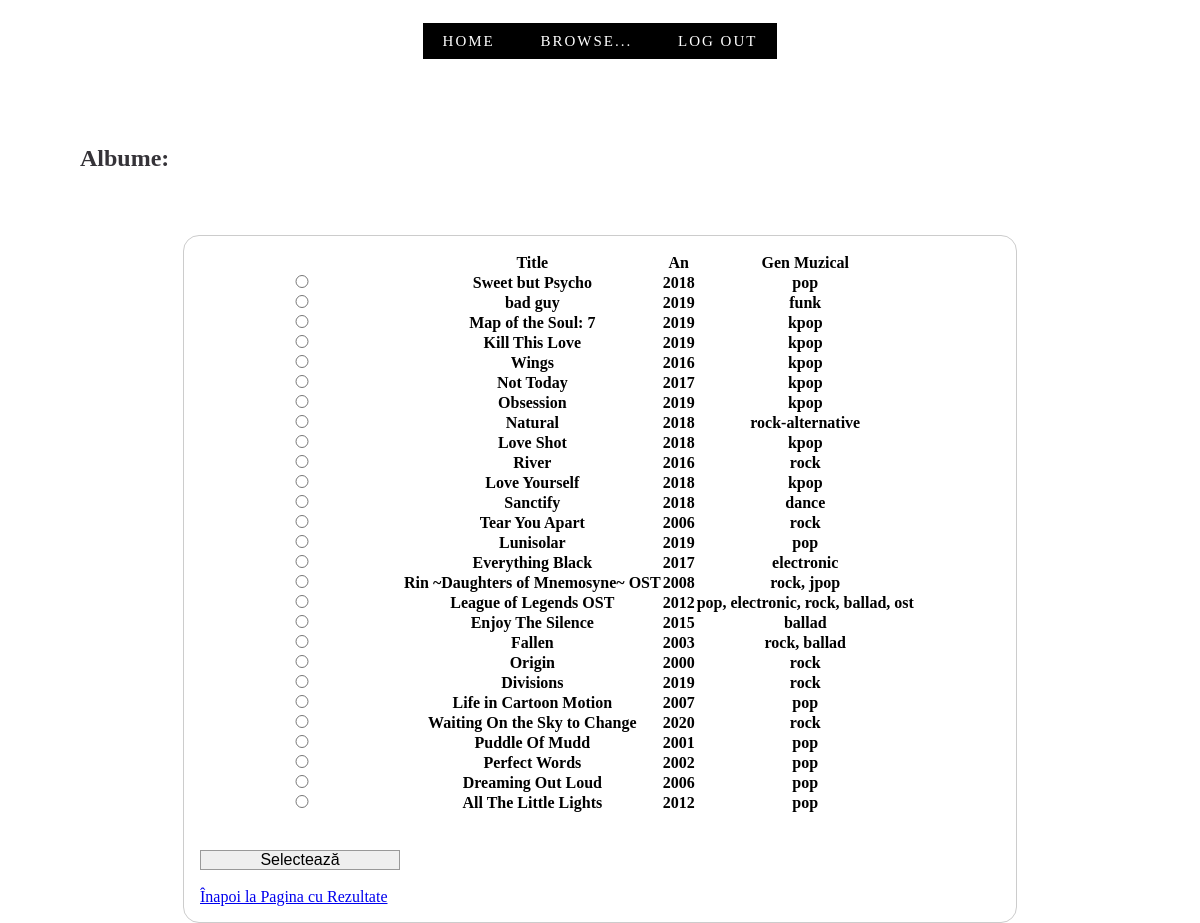
Screenshot of /Browser/search_album_result.php with the database file from the repository.
### tables this page shows
CREATE TABLE `album` (
  `albid` int(45) NOT NULL,
  `albtitle` varchar(45) NOT NULL,
  `albyear` int(4) NOT NULL,
  `albgenre` varchar(45) NOT NULL
);

### Browser/search_album_result.php (the view, shortened to what this page needs)
<?php
$link = @mysqli_connect('localhost', 'root','root','proiectmds')
    or die('Nu s-a putut efectua conectarea la baza de date. Eroare: ' . mysql_error());
$keywords = $_SESSION['keywords'];
$sql = "SELECT * FROM album WHERE albtitle LIKE '%$keywords%'";
$result = mysqli_query($link, $sql) or die('Album Query Failed: ' . mysql_error());
?>
<!DOCTYPE html>
<html>
<head>
<link rel="stylesheet" type="text/css" href="../Css/search_album_result.css">
</head>
<header style="text-align: center; margin: 2rem auto;">
<?php include '../menu.php';?>
</header>
<body>
<h2 class="button1">Albume:</h2>
<form action="../PageOf/album.php" method = "POST">
	<table>
		<tr>
			<th>  </th>
			<th>Title</th>
			<th>An</th>
			<th>Gen Muzical</th>
		</tr>
<?php
if(mysqli_num_rows($result) > 0)
{
   while($row = mysqli_fetch_assoc($result))
    {
?>
     	<tr>
			<th><input type = 'radio' name = 'album_id' value = "<?php echo $row["albid"]?>"></th>
            <th><?php echo $row["albtitle"]?></th>
			<th><?php echo $row["albyear"]?></th>
			<th><?php echo $row["albgenre"]?></th>
        </tr>
<?php
    }
}
else
{
    echo "Niciun Rezultat Găsit :(";
}?></table>
    <br></br>
    <input type = "submit"  name="album_select_button_2" value = "Selectează">
    <br></br>
    <a href="search.php" >Înapoi la Pagina cu Rezultate</a>
</form>
</body>
</html>

### Css/search_album_result.css (style rules this page uses)
* { margin: 0px; padding: 0px; }
body { background-image: url("/Images/collage1.png"); background-size: cover; background-position: center; -webkit-animation: fadein 2s; -moz-animation: fadein 2s; -ms-animation: fadein 2s; -o-animation: fadein 2s; animation: fadein 2s; }
form { margin: 0 auto; width: 800px; padding: 1em; border: 1px solid #000000; border-radius: 1em; background-color: rgba(255, 255, 255, 0.5); margin-bottom:3em; }
input, textarea { font: 1em sans-serif; width: 200px; box-sizing: border-box; border: 1px solid #999; }
.button1 { background-color: #FFFFFF; border: none; color: white; padding: 15px 32px; text-align: center; text-decoration: none; display: inline-block; font-size: 16px; margin: 4px 2px; margin:2em; font-size:1.5em; color:#353338; display:center; }

### Css/menu.css (style rules this page uses)
* { -webkit-transition-property: all; -webkit-transition-duration: .2s; -moz-transition-timing-function: cubic-bezier(100,50,21,6); -moz-transition-property: all; -moz-transition-timing-function: cubic-bezier(100,50,21,6); }

### Browser/search_album_result.php (style rules this page uses)
form { margin: 0 auto; width: 800px; padding: 1em; border: 1px solid #CCC; border-radius: 1em; }
input, textarea { font: 1em sans-serif; width: 200px; box-sizing: border-box; border: 1px solid #999; }

### rows the page displays
album: albtitle "Sweet but Psycho", albyear "2018", albgenre "pop"
album: albtitle "bad guy", albyear "2019", albgenre "funk"
album: albtitle "Map of the Soul: 7", albyear "2019", albgenre "kpop"
album: albtitle "Kill This Love", albyear "2019", albgenre "kpop"
album: albtitle "Wings", albyear "2016", albgenre "kpop"
album: albtitle "Not Today", albyear "2017", albgenre "kpop"
album: albtitle "Obsession", albyear "2019", albgenre "kpop"
album: albtitle "Natural", albyear "2018", albgenre "rock-alternative"
album: albtitle "Love Shot", albyear "2018", albgenre "kpop"
album: albtitle "River", albyear "2016", albgenre "rock"
album: albtitle "Love Yourself", albyear "2018", albgenre "kpop"
album: albtitle "Sanctify", albyear "2018", albgenre "dance"
album: albtitle "Tear You Apart", albyear "2006", albgenre "rock"
album: albtitle "Lunisolar", albyear "2019", albgenre "pop"
album: albtitle "Everything Black", albyear "2017", albgenre "electronic"
album: albtitle "Rin ~Daughters of Mnemosyne~ OST", albyear "2008", albgenre "rock, jpop"
album: albtitle "League of Legends OST", albyear "2012", albgenre "pop, electronic, rock, ballad, ost"
album: albtitle "Enjoy The Silence", albyear "2015", albgenre "ballad"
album: albtitle "Fallen", albyear "2003", albgenre "rock, ballad"
album: albtitle "Origin", albyear "2000", albgenre "rock"
album: albtitle "Divisions", albyear "2019", albgenre "rock"
album: albtitle "Life in Cartoon Motion", albyear "2007", albgenre "pop"
album: albtitle "Waiting On the Sky to Change", albyear "2020", albgenre "rock"
album: albtitle "Puddle Of Mudd", albyear "2001", albgenre "pop"
album: albtitle "Perfect Words", albyear "2002", albgenre "pop"
album: albtitle "Dreaming Out Loud", albyear "2006", albgenre "pop"
album: albtitle "All The Little Lights", albyear "2012", albgenre "pop"
